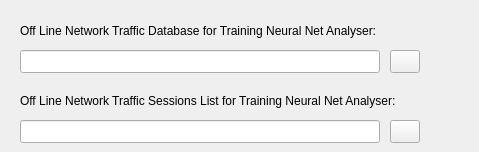
   <widget class="QWidget" name="widget">
    <property name="name" stdset="0">
     <cstring>tab</cstring>
    </property>
    <attribute name="title">
     <string>Train Data</string>
    </attribute>
    <widget class="QLabel" name="label">
     <property name="geometry">
      <rect>
       <x>20</x>
       <y>20</y>
       <width>430</width>
       <height>21</height>
      </rect>
     </property>
     <property name="text">
      <string>Off Line Network Traffic Database for Training Neural Net Analyser:</string>
     </property>
     <property name="name" stdset="0">
      <cstring>lblTrainFile</cstring>
     </property>
    </widget>
    <widget class="QLabel" name="label">
     <property name="geometry">
      <rect>
       <x>20</x>
       <y>90</y>
       <width>450</width>
       <height>21</height>
      </rect>
     </property>
     <property name="text">
      <string>Off Line Network Traffic Sessions List for Training Neural Net Analyser:</string>
     </property>
     <property name="name" stdset="0">
      <cstring>lblTrainSessionFile</cstring>
     </property>
    </widget>
    <widget class="QToolButton" name="toolButton">
     <property name="geometry">
      <rect>
       <x>390</x>
       <y>50</y>
       <width>30</width>
       <height>23</height>
      </rect>
     </property>
     <property name="focusPolicy">
      <enum>Qt::TabFocus</enum>
     </property>
     <property name="text">
      <string/>
     </property>
     <property name="name" stdset="0">
      <cstring>btmOpenTrainFile</cstring>
     </property>
     <property name="iconSet" stdset="0">
      <iconset>
       <normaloff>FileOpen_Small.png</normaloff>FileOpen_Small.png</iconset>
     </property>
    </widget>
    <widget class="QToolButton" name="toolButton">
     <property name="geometry">
      <rect>
       <x>390</x>
       <y>120</y>
       <width>30</width>
       <height>23</height>
      </rect>
     </property>
     <property name="focusPolicy">
      <enum>Qt::TabFocus</enum>
     </property>
     <property name="text">
      <string/>
     </property>
     <property name="name" stdset="0">
      <cstring>btmOpenTrainSessionFile</cstring>
     </property>
     <property name="iconSet" stdset="0">
      <iconset>
       <normaloff>FileOpen_Small.png</normaloff>FileOpen_Small.png</iconset>
     </property>
    </widget>
    <widget class="QLineEdit" name="lineEdit">
     <property name="geometry">
      <rect>
       <x>20</x>
       <y>50</y>
       <width>360</width>
       <height>23</height>
      </rect>
     </property>
     <property name="palette">
      <palette>
       <active>
        <colorrole role="WindowText">
         <brush brushstyle="SolidPattern">
          <color alpha="255">
           <red>0</red>
           <green>0</green>
           <blue>0</blue>
          </color>
         </brush>
        </colorrole>
        <colorrole role="Button">
         <brush brushstyle="SolidPattern">
          <color alpha="255">
           <red>0</red>
           <green>0</green>
           <blue>0</blue>
          </color>
         </brush>
        </colorrole>
        <colorrole role="Light">
         <brush brushstyle="SolidPattern">
          <color alpha="255">
           <red>0</red>
           <green>0</green>
           <blue>0</blue>
          </color>
         </brush>
        </colorrole>
        <colorrole role="Midlight">
         <brush brushstyle="SolidPattern">
          <color alpha="255">
           <red>0</red>
           <green>0</green>
           <blue>0</blue>
          </color>
         </brush>
        </colorrole>
        <colorrole role="Dark">
         <brush brushstyle="SolidPattern">
          <color alpha="255">
           <red>0</red>
           <green>0</green>
           <blue>0</blue>
          </color>
         </brush>
        </colorrole>
        <colorrole role="Mid">
         <brush brushstyle="SolidPattern">
          <color alpha="255">
           <red>0</red>
           <green>0</green>
           <blue>0</blue>
          </color>
         </brush>
        </colorrole>
        <colorrole role="Text">
         <brush brushstyle="SolidPattern">
          <color alpha="255">
           <red>0</red>
           <green>0</green>
           <blue>0</blue>
          </color>
         </brush>
        </colorrole>
        <colorrole role="BrightText">
         <brush brushstyle="SolidPattern">
          <color alpha="255">
           <red>255</red>
           <green>255</green>
           <blue>255</blue>
          </color>
         </brush>
        </colorrole>
        <colorrole role="ButtonText">
         <brush brushstyle="SolidPattern">
          <color alpha="255">
           <red>0</red>
           <green>0</green>
           <blue>0</blue>
          </color>
         </brush>
        </colorrole>
        <colorrole role="Base">
         <brush brushstyle="SolidPattern">
          <color alpha="255">
           <red>255</red>
           <green>255</green>
           <blue>255</blue>
          </color>
         </brush>
        </colorrole>
        <colorrole role="Window">
         <brush brushstyle="SolidPattern">
          <color alpha="255">
           <red>241</red>
           <green>241</green>
           <blue>241</blue>
          </color>
         </brush>
        </colorrole>
        <colorrole role="Shadow">
         <brush brushstyle="SolidPattern">
          <color alpha="255">
           <red>0</red>
           <green>0</green>
           <blue>0</blue>
          </color>
         </brush>
        </colorrole>
        <colorrole role="Highlight">
         <brush brushstyle="SolidPattern">
          <color alpha="255">
           <red>0</red>
           <green>0</green>
           <blue>128</blue>
          </color>
         </brush>
        </colorrole>
        <colorrole role="HighlightedText">
         <brush brushstyle="SolidPattern">
          <color alpha="255">
           <red>255</red>
           <green>255</green>
           <blue>255</blue>
          </color>
         </brush>
        </colorrole>
        <colorrole role="Link">
         <brush brushstyle="SolidPattern">
          <color alpha="255">
           <red>0</red>
           <green>0</green>
           <blue>0</blue>
          </color>
         </brush>
        </colorrole>
        <colorrole role="LinkVisited">
         <brush brushstyle="SolidPattern">
          <color alpha="255">
           <red>0</red>
           <green>0</green>
           <blue>0</blue>
          </color>
         </brush>
        </colorrole>
       </active>
       <inactive>
        <colorrole role="WindowText">
         <brush brushstyle="SolidPattern">
          <color alpha="255">
           <red>0</red>
           <green>0</green>
           <blue>0</blue>
          </color>
         </brush>
        </colorrole>
        <colorrole role="Button">
         <brush brushstyle="SolidPattern">
          <color alpha="255">
           <red>0</red>
           <green>0</green>
           <blue>0</blue>
          </color>
         </brush>
        </colorrole>
        <colorrole role="Light">
         <brush brushstyle="SolidPattern">
          <color alpha="255">
           <red>0</red>
           <green>0</green>
           <blue>0</blue>
          </color>
         </brush>
        </colorrole>
        <colorrole role="Midlight">
         <brush brushstyle="SolidPattern">
          <color alpha="255">
           <red>0</red>
           <green>0</green>
           <blue>0</blue>
          </color>
         </brush>
        </colorrole>
        <colorrole role="Dark">
         <brush brushstyle="SolidPattern">
          <color alpha="255">
           <red>0</red>
           <green>0</green>
           <blue>0</blue>
          </color>
         </brush>
        </colorrole>
        <colorrole role="Mid">
         <brush brushstyle="SolidPattern">
          <color alpha="255">
           <red>0</red>
           <green>0</green>
           <blue>0</blue>
          </color>
         </brush>
        </colorrole>
        <colorrole role="Text">
         <brush brushstyle="SolidPattern">
          <color alpha="255">
           <red>0</red>
           <green>0</green>
           <blue>0</blue>
          </color>
         </brush>
        </colorrole>
        <colorrole role="BrightText">
         <brush brushstyle="SolidPattern">
          <color alpha="255">
           <red>255</red>
           <green>255</green>
           <blue>255</blue>
          </color>
         </brush>
        </colorrole>
        <colorrole role="ButtonText">
         <brush brushstyle="SolidPattern">
          <color alpha="255">
           <red>0</red>
           <green>0</green>
           <blue>0</blue>
          </color>
         </brush>
        </colorrole>
        <colorrole role="Base">
         <brush brushstyle="SolidPattern">
          <color alpha="255">
           <red>255</red>
           <green>255</green>
           <blue>255</blue>
          </color>
         </brush>
        </colorrole>
        <colorrole role="Window">
         <brush brushstyle="SolidPattern">
          <color alpha="255">
           <red>241</red>
           <green>241</green>
           <blue>241</blue>
          </color>
         </brush>
        </colorrole>
        <colorrole role="Shadow">
         <brush brushstyle="SolidPattern">
          <color alpha="255">
           <red>0</red>
           <green>0</green>
           <blue>0</blue>
          </color>
         </brush>
        </colorrole>
        <colorrole role="Highlight">
         <brush brushstyle="SolidPattern">
          <color alpha="255">
           <red>0</red>
           <green>0</green>
           <blue>128</blue>
          </color>
         </brush>
        </colorrole>
        <colorrole role="HighlightedText">
         <brush brushstyle="SolidPattern">
          <color alpha="255">
           <red>255</red>
           <green>255</green>
           <blue>255</blue>
          </color>
         </brush>
        </colorrole>
        <colorrole role="Link">
         <brush brushstyle="SolidPattern">
          <color alpha="255">
           <red>0</red>
           <green>0</green>
           <blue>192</blue>
          </color>
         </brush>
        </colorrole>
        <colorrole role="LinkVisited">
         <brush brushstyle="SolidPattern">
          <color alpha="255">
           <red>128</red>
           <green>0</green>
           <blue>128</blue>
          </color>
         </brush>
        </colorrole>
       </inactive>
       <disabled>
        <colorrole role="WindowText">
         <brush brushstyle="SolidPattern">
          <color alpha="255">
           <red>128</red>
           <green>128</green>
           <blue>128</blue>
          </color>
         </brush>
        </colorrole>
        <colorrole role="Button">
         <brush brushstyle="SolidPattern">
          <color alpha="255">
           <red>0</red>
           <green>0</green>
           <blue>0</blue>
          </color>
         </brush>
        </colorrole>
        <colorrole role="Light">
         <brush brushstyle="SolidPattern">
          <color alpha="255">
           <red>0</red>
           <green>0</green>
           <blue>0</blue>
          </color>
         </brush>
        </colorrole>
        <colorrole role="Midlight">
         <brush brushstyle="SolidPattern">
          <color alpha="255">
           <red>0</red>
           <green>0</green>
           <blue>0</blue>
          </color>
         </brush>
        </colorrole>
        <colorrole role="Dark">
         <brush brushstyle="SolidPattern">
          <color alpha="255">
           <red>0</red>
           <green>0</green>
           <blue>0</blue>
          </color>
         </brush>
        </colorrole>
        <colorrole role="Mid">
         <brush brushstyle="SolidPattern">
          <color alpha="255">
           <red>0</red>
           <green>0</green>
           <blue>0</blue>
          </color>
         </brush>
        </colorrole>
        <colorrole role="Text">
         <brush brushstyle="SolidPattern">
          <color alpha="255">
           <red>128</red>
           <green>128</green>
           <blue>128</blue>
          </color>
         </brush>
        </colorrole>
        <colorrole role="BrightText">
         <brush brushstyle="SolidPattern">
          <color alpha="255">
           <red>255</red>
           <green>255</green>
           <blue>255</blue>
          </color>
         </brush>
        </colorrole>
        <colorrole role="ButtonText">
         <brush brushstyle="SolidPattern">
          <color alpha="255">
           <red>128</red>
           <green>128</green>
           <blue>128</blue>
          </color>
         </brush>
        </colorrole>
        <colorrole role="Base">
         <brush brushstyle="SolidPattern">
          <color alpha="255">
           <red>255</red>
           <green>255</green>
           <blue>255</blue>
          </color>
         </brush>
        </colorrole>
        <colorrole role="Window">
         <brush brushstyle="SolidPattern">
          <color alpha="255">
           <red>241</red>
           <green>241</green>
           <blue>241</blue>
          </color>
         </brush>
        </colorrole>
        <colorrole role="Shadow">
         <brush brushstyle="SolidPattern">
          <color alpha="255">
           <red>0</red>
           <green>0</green>
           <blue>0</blue>
          </color>
         </brush>
        </colorrole>
        <colorrole role="Highlight">
         <brush brushstyle="SolidPattern">
          <color alpha="255">
           <red>0</red>
           <green>0</green>
           <blue>128</blue>
          </color>
         </brush>
        </colorrole>
        <colorrole role="HighlightedText">
         <brush brushstyle="SolidPattern">
          <color alpha="255">
           <red>255</red>
           <green>255</green>
           <blue>255</blue>
          </color>
         </brush>
        </colorrole>
        <colorrole role="Link">
         <brush brushstyle="SolidPattern">
          <color alpha="255">
           <red>0</red>
           <green>0</green>
           <blue>192</blue>
          </color>
         </brush>
        </colorrole>
        <colorrole role="LinkVisited">
         <brush brushstyle="SolidPattern">
          <color alpha="255">
           <red>128</red>
           <green>0</green>
           <blue>128</blue>
          </color>
         </brush>
        </colorrole>
       </disabled>
      </palette>
     </property>
     <property name="name" stdset="0">
      <cstring>txtTrainFile</cstring>
     </property>
    </widget>
    <widget class="QLineEdit" name="lineEdit">
     <property name="geometry">
      <rect>
       <x>20</x>
       <y>120</y>
       <width>360</width>
       <height>23</height>
      </rect>
     </property>
     <property name="palette">
      <palette>
       <active>
        <colorrole role="WindowText">
         <brush brushstyle="SolidPattern">
          <color alpha="255">
           <red>0</red>
           <green>0</green>
           <blue>0</blue>
          </color>
         </brush>
        </colorrole>
        <colorrole role="Button">
         <brush brushstyle="SolidPattern">
          <color alpha="255">
           <red>0</red>
           <green>0</green>
           <blue>0</blue>
          </color>
         </brush>
        </colorrole>
        <colorrole role="Light">
         <brush brushstyle="SolidPattern">
          <color alpha="255">
           <red>0</red>
           <green>0</green>
           <blue>0</blue>
          </color>
         </brush>
        </colorrole>
        <colorrole role="Midlight">
         <brush brushstyle="SolidPattern">
          <color alpha="255">
           <red>0</red>
           <green>0</green>
           <blue>0</blue>
          </color>
         </brush>
        </colorrole>
        <colorrole role="Dark">
         <brush brushstyle="SolidPattern">
          <color alpha="255">
           <red>0</red>
           <green>0</green>
           <blue>0</blue>
          </color>
         </brush>
        </colorrole>
        <colorrole role="Mid">
         <brush brushstyle="SolidPattern">
          <color alpha="255">
           <red>0</red>
           <green>0</green>
           <blue>0</blue>
          </color>
         </brush>
        </colorrole>
        <colorrole role="Text">
         <brush brushstyle="SolidPattern">
          <color alpha="255">
           <red>0</red>
           <green>0</green>
           <blue>0</blue>
          </color>
         </brush>
        </colorrole>
        <colorrole role="BrightText">
         <brush brushstyle="SolidPattern">
          <color alpha="255">
           <red>255</red>
           <green>255</green>
           <blue>255</blue>
          </color>
         </brush>
        </colorrole>
        <colorrole role="ButtonText">
         <brush brushstyle="SolidPattern">
          <color alpha="255">
           <red>0</red>
           <green>0</green>
           <blue>0</blue>
          </color>
         </brush>
        </colorrole>
        <colorrole role="Base">
         <brush brushstyle="SolidPattern">
          <color alpha="255">
           <red>255</red>
           <green>255</green>
           <blue>255</blue>
          </color>
         </brush>
        </colorrole>
        <colorrole role="Window">
         <brush brushstyle="SolidPattern">
          <color alpha="255">
           <red>241</red>
           <green>241</green>
           <blue>241</blue>
          </color>
         </brush>
        </colorrole>
        <colorrole role="Shadow">
         <brush brushstyle="SolidPattern">
          <color alpha="255">
           <red>0</red>
           <green>0</green>
           <blue>0</blue>
          </color>
         </brush>
        </colorrole>
        <colorrole role="Highlight">
         <brush brushstyle="SolidPattern">
          <color alpha="255">
           <red>0</red>
           <green>0</green>
           <blue>128</blue>
          </color>
         </brush>
        </colorrole>
        <colorrole role="HighlightedText">
         <brush brushstyle="SolidPattern">
          <color alpha="255">
           <red>255</red>
           <green>255</green>
           <blue>255</blue>
          </color>
         </brush>
        </colorrole>
        <colorrole role="Link">
         <brush brushstyle="SolidPattern">
          <color alpha="255">
           <red>0</red>
           <green>0</green>
           <blue>0</blue>
          </color>
         </brush>
        </colorrole>
        <colorrole role="LinkVisited">
         <brush brushstyle="SolidPattern">
          <color alpha="255">
           <red>0</red>
           <green>0</green>
           <blue>0</blue>
          </color>
         </brush>
        </colorrole>
       </active>
       <inactive>
        <colorrole role="WindowText">
         <brush brushstyle="SolidPattern">
          <color alpha="255">
           <red>0</red>
           <green>0</green>
           <blue>0</blue>
          </color>
         </brush>
        </colorrole>
        <colorrole role="Button">
         <brush brushstyle="SolidPattern">
          <color alpha="255">
           <red>0</red>
           <green>0</green>
           <blue>0</blue>
          </color>
         </brush>
        </colorrole>
        <colorrole role="Light">
         <brush brushstyle="SolidPattern">
          <color alpha="255">
           <red>0</red>
           <green>0</green>
           <blue>0</blue>
          </color>
         </brush>
        </colorrole>
        <colorrole role="Midlight">
         <brush brushstyle="SolidPattern">
          <color alpha="255">
           <red>0</red>
           <green>0</green>
           <blue>0</blue>
          </color>
         </brush>
        </colorrole>
        <colorrole role="Dark">
         <brush brushstyle="SolidPattern">
          <color alpha="255">
           <red>0</red>
           <green>0</green>
           <blue>0</blue>
          </color>
         </brush>
        </colorrole>
        <colorrole role="Mid">
         <brush brushstyle="SolidPattern">
          <color alpha="255">
           <red>0</red>
           <green>0</green>
           <blue>0</blue>
          </color>
         </brush>
        </colorrole>
        <colorrole role="Text">
         <brush brushstyle="SolidPattern">
          <color alpha="255">
           <red>0</red>
           <green>0</green>
           <blue>0</blue>
          </color>
         </brush>
        </colorrole>
        <colorrole role="BrightText">
         <brush brushstyle="SolidPattern">
          <color alpha="255">
           <red>255</red>
           <green>255</green>
           <blue>255</blue>
          </color>
         </brush>
        </colorrole>
        <colorrole role="ButtonText">
         <brush brushstyle="SolidPattern">
          <color alpha="255">
           <red>0</red>
           <green>0</green>
           <blue>0</blue>
          </color>
         </brush>
        </colorrole>
        <colorrole role="Base">
         <brush brushstyle="SolidPattern">
          <color alpha="255">
           <red>255</red>
           <green>255</green>
           <blue>255</blue>
          </color>
         </brush>
        </colorrole>
        <colorrole role="Window">
         <brush brushstyle="SolidPattern">
          <color alpha="255">
           <red>241</red>
           <green>241</green>
           <blue>241</blue>
          </color>
         </brush>
        </colorrole>
        <colorrole role="Shadow">
         <brush brushstyle="SolidPattern">
          <color alpha="255">
           <red>0</red>
           <green>0</green>
           <blue>0</blue>
          </color>
         </brush>
        </colorrole>
        <colorrole role="Highlight">
         <brush brushstyle="SolidPattern">
          <color alpha="255">
           <red>0</red>
           <green>0</green>
           <blue>128</blue>
          </color>
         </brush>
        </colorrole>
        <colorrole role="HighlightedText">
         <brush brushstyle="SolidPattern">
          <color alpha="255">
           <red>255</red>
           <green>255</green>
           <blue>255</blue>
          </color>
         </brush>
        </colorrole>
        <colorrole role="Link">
         <brush brushstyle="SolidPattern">
          <color alpha="255">
           <red>0</red>
           <green>0</green>
           <blue>192</blue>
          </color>
         </brush>
        </colorrole>
        <colorrole role="LinkVisited">
         <brush brushstyle="SolidPattern">
          <color alpha="255">
           <red>128</red>
           <green>0</green>
           <blue>128</blue>
          </color>
         </brush>
        </colorrole>
       </inactive>
       <disabled>
        <colorrole role="WindowText">
         <brush brushstyle="SolidPattern">
          <color alpha="255">
           <red>128</red>
           <green>128</green>
           <blue>128</blue>
          </color>
         </brush>
        </colorrole>
        <colorrole role="Button">
         <brush brushstyle="SolidPattern">
          <color alpha="255">
           <red>0</red>
           <green>0</green>
           <blue>0</blue>
          </color>
         </brush>
        </colorrole>
        <colorrole role="Light">
         <brush brushstyle="SolidPattern">
          <color alpha="255">
           <red>0</red>
           <green>0</green>
           <blue>0</blue>
          </color>
         </brush>
        </colorrole>
        <colorrole role="Midlight">
         <brush brushstyle="SolidPattern">
          <color alpha="255">
           <red>0</red>
           <green>0</green>
           <blue>0</blue>
          </color>
         </brush>
        </colorrole>
        <colorrole role="Dark">
         <brush brushstyle="SolidPattern">
          <color alpha="255">
           <red>0</red>
           <green>0</green>
           <blue>0</blue>
          </color>
         </brush>
        </colorrole>
        <colorrole role="Mid">
         <brush brushstyle="SolidPattern">
          <color alpha="255">
           <red>0</red>
           <green>0</green>
           <blue>0</blue>
          </color>
         </brush>
        </colorrole>
        <colorrole role="Text">
         <brush brushstyle="SolidPattern">
          <color alpha="255">
           <red>128</red>
           <green>128</green>
           <blue>128</blue>
          </color>
         </brush>
        </colorrole>
        <colorrole role="BrightText">
         <brush brushstyle="SolidPattern">
          <color alpha="255">
           <red>255</red>
           <green>255</green>
           <blue>255</blue>
          </color>
         </brush>
        </colorrole>
        <colorrole role="ButtonText">
         <brush brushstyle="SolidPattern">
          <color alpha="255">
           <red>128</red>
           <green>128</green>
           <blue>128</blue>
          </color>
         </brush>
        </colorrole>
        <colorrole role="Base">
         <brush brushstyle="SolidPattern">
          <color alpha="255">
           <red>255</red>
           <green>255</green>
           <blue>255</blue>
          </color>
         </brush>
        </colorrole>
        <colorrole role="Window">
         <brush brushstyle="SolidPattern">
          <color alpha="255">
           <red>241</red>
           <green>241</green>
           <blue>241</blue>
          </color>
         </brush>
        </colorrole>
        <colorrole role="Shadow">
         <brush brushstyle="SolidPattern">
          <color alpha="255">
           <red>0</red>
           <green>0</green>
           <blue>0</blue>
          </color>
         </brush>
        </colorrole>
        <colorrole role="Highlight">
         <brush brushstyle="SolidPattern">
          <color alpha="255">
           <red>0</red>
           <green>0</green>
           <blue>128</blue>
          </color>
         </brush>
        </colorrole>
        <colorrole role="HighlightedText">
         <brush brushstyle="SolidPattern">
          <color alpha="255">
           <red>255</red>
           <green>255</green>
           <blue>255</blue>
          </color>
         </brush>
        </colorrole>
        <colorrole role="Link">
         <brush brushstyle="SolidPattern">
          <color alpha="255">
           <red>0</red>
           <green>0</green>
           <blue>192</blue>
          </color>
         </brush>
        </colorrole>
        <colorrole role="LinkVisited">
         <brush brushstyle="SolidPattern">
          <color alpha="255">
           <red>128</red>
           <green>0</green>
           <blue>128</blue>
          </color>
         </brush>
        </colorrole>
       </disabled>
      </palette>
     </property>
     <property name="name" stdset="0">
      <cstring>txtTrainSessionFile</cstring>
     </property>
    </widget>
   </widget>
